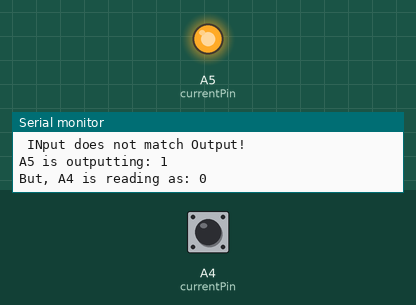
This sketch was run on a simulated Arduino Uno, built with avr-gcc and run on an emulated ATmega328P. On the bench: output pins drawn as LEDs (lit = HIGH), the last lines printed to the serial monitor. Dashed ring = blinking. The inputs (shaded band) are chosen by the test bench; at power-on: A4 (currentPin) LOW.

Above: at 1.2 s.
1.3 s: A4 (currentPin) driven HIGH
At 2.0 s:
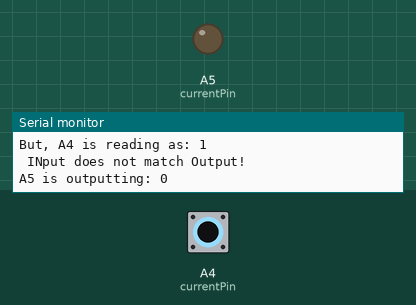
2.8 s: A4 (currentPin) driven LOW
At 3.6 s:
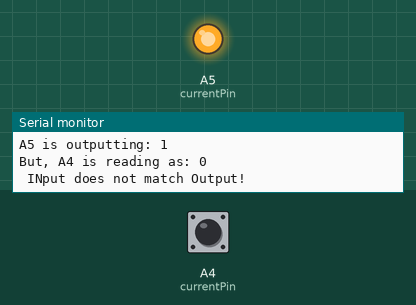
4.4 s: A4 (currentPin) pulsed HIGH 2 times (0.12 s each, 0.3 s apart)
At 4.65 s:
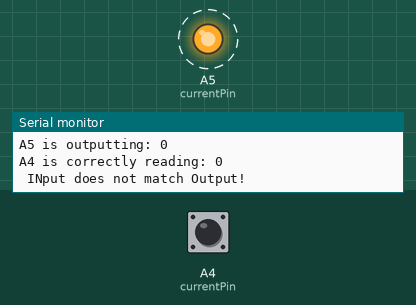
8.0 s: A4 (currentPin) pulsed HIGH 5 times (0.12 s each, 0.3 s apart)
Timing chart, 0 to 11.0 s (numbered marks = the images above; inputs shaded):
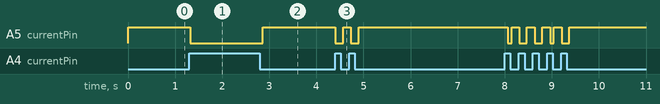

Measured:
- after the input at 1.3 s, A5 (currentPin): HIGH → LOW at once
- after the input at 2.8 s, A5 (currentPin): LOW → HIGH after 0.06 s
- after the input at 4.4 s, A5 (currentPin): alternates HIGH for 0.16 s and LOW for 0.16 s, 4 changes in all, then stays HIGH, starting at once

The sketch:

sketch_mar27a.ino
```cpp
bool currentVal=LOW; // set initial value
uint8_t currentPin = A5;

void switchPin(){ // swap input and output pins
if(currentPin==A4){
  pinMode(A5,INPUT);
  pinMode(A4,OUTPUT);
  digitalWrite(A4,currentVal);
  currentPin=A5;
}
else {
  pinMode(A4,INPUT);
  pinMode(A5,OUTPUT);
  digitalWrite(A5,currentVal);
  currentPin=A4;
  }
}
void setup(){
Serial.begin(9600);
switchPin(); // setup initial input,output
Serial.println("booted");
}

void printState(){
if(currentPin==A4){
  Serial.print("A5 is outputting: ");
  Serial.println(currentVal,DEC);
  if(digitalRead(currentPin) != currentVal)  Serial.print("But, A4 is reading as: ");
  else Serial.print("A4 is correctly reading: ");
  Serial.println(digitalRead(currentPin),DEC);
  }
if(currentPin==A5){
  Serial.print("A4 is outputting: ");
  Serial.println(currentVal,DEC);
  if (digitalRead(currentPin) != currentVal)  Serial.print("But, A5 is reading as: ");
  else Serial.print("A5 is correctly reading: ");
  Serial.println(digitalRead(currentPin),DEC);
  }
}

void writeOther(uint8_t cPin,uint8_t cVal){
if(cPin==A4) digitalWrite(A5,cVal);
else digitalWrite(A4,cVal);
}

void loop(){
if(digitalRead(currentPin)==currentVal){
  currentVal = !currentVal;
  writeOther(currentPin,currentVal);
  }
else { // problem
  Serial.println(" INput does not match Output!");
  printState();
  return; // error out
  }

if(digitalRead(currentPin)==currentVal){
  switchPin();
  }
else { // problem
  Serial.println(" INput does not match Output!");
  printState();
  return; // error out
  }

printState();
delay(500); // 1/2 second between tests

}
```
